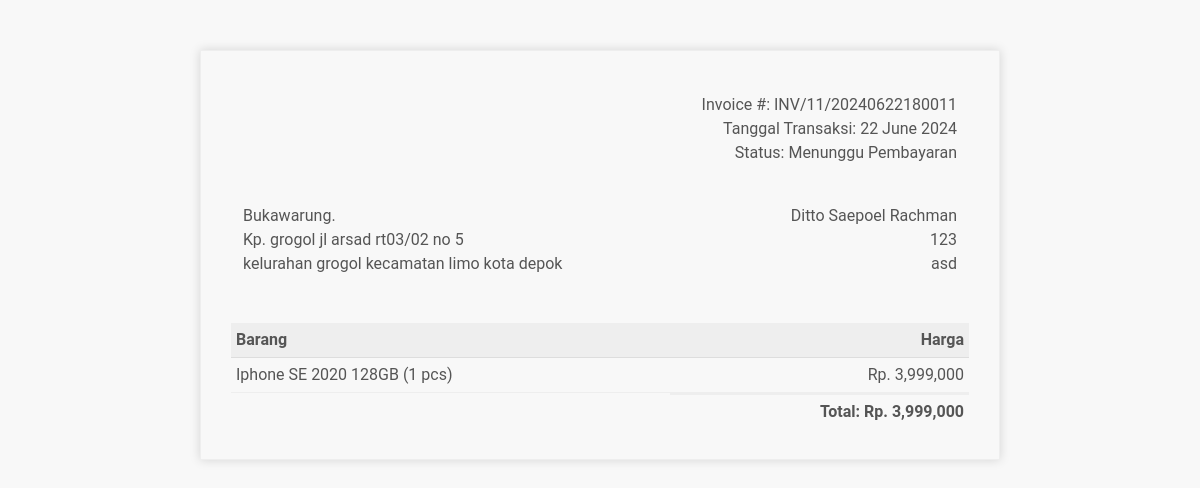
/invoice.php?id=1, run on the app's committed database.
### tables this page shows
CREATE TABLE `tb_pembelian` (
  `id` int(11) NOT NULL,
  `user_id` int(11) DEFAULT NULL,
  `product_id` int(11) DEFAULT NULL,
  `qty` int(11) DEFAULT NULL,
  `alamat` varchar(250) DEFAULT NULL,
  `no_telp` varchar(15) DEFAULT NULL,
  `no_invoice` varchar(100) DEFAULT NULL,
  `tgl_trx` timestamp NULL DEFAULT NULL,
  `status_trx` int(11) DEFAULT NULL,
  `bukti_byr` varchar(100) DEFAULT NULL
);

CREATE TABLE `tb_product` (
  `product_id` int(11) NOT NULL,
  `category_id` int(11) NOT NULL,
  `product_name` varchar(100) NOT NULL,
  `product_price` int(11) NOT NULL,
  `product_description` text NOT NULL,
  `product_image` varchar(100) NOT NULL,
  `product_status` tinyint(1) NOT NULL,
  `date_created` timestamp NOT NULL DEFAULT current_timestamp()
);

### invoice.php (the view, shortened to what this page needs)
<?php
include 'db.php';
$produk = mysqli_query($conn, "select
date_format(tp.tgl_trx,'%d %M %Y') tgl_trx,
no_invoice,
tp2.product_name nama_produk,
qty,
product_price*qty total_harga,
case status_trx
	when 1 then 'Menunggu Pembayaran'
	when 2 then 'Diproses'
	when 3 then 'Dikirim'
	when 4 then 'Tiba di tujuan'
end status_trx,
ta.admin_name nama,
tp.alamat,
tp.no_telp,
tp2.product_price
from
tb_pembelian tp
left join tb_product tp2 on tp2.product_id = tp.product_id
left join tb_admin ta on ta.admin_id = tp.user_id
where
tp.id = ".$_GET['id']);
$p =  mysqli_fetch_array($produk);
?>
<!DOCTYPE html>
<html>
<head>
    <link rel="stylesheet" type="text/css" href="css/style.css?v=<?php echo time(); ?>">
</head>
<body>
</head>
<body>
<!DOCTYPE html>
<html>
	<head>
	</head>
	<body>
		<div class="invoice-box">
			<table cellpadding="0" cellspacing="0">
				<tr class="top">
					<td colspan="2">
						<table>
							<tr>
								<td class="title">
								</td>
								<td>
									Invoice #: <?=$p['no_invoice']?><br />
									Tanggal Transaksi: <?=$p['tgl_trx']?><br />
									Status: <?=$p['status_trx']?><br />
								</td>
							</tr>
						</table>
					</td>
				</tr>
				<tr class="information">
					<td colspan="2">
						<table>
							<tr>
								<td>
									Bukawarung.<br />
									Kp. grogol jl arsad rt03/02 no 5 <br>
                  kelurahan grogol kecamatan limo kota depok
								</td>
								<td>
									<?=$p['nama']?><br>
									<?=$p['no_telp']?><br>
									<?=$p['alamat']?>
								</td>
							</tr>
						</table>
					</td>
				</tr>
				<tr class="heading">
					<td>Barang</td>
					<td>Harga</td>
				</tr>
				<tr class="item">
					<td><?=$p['nama_produk']?> (<?=$p['qty']?> pcs)</td>
					<td>Rp. <?=number_format($p['product_price']*$p['qty']);?></td>
				</tr>
				<tr class="total">
					<td></td>
					<td>Total: Rp. <?=number_format($p['product_price']*$p['qty']);?></td>
				</tr>
			</table>
		</div>
</body>
</html>

### css/style.css (style rules this page uses)
* { margin: 0; padding: 0; box-sizing: border-box; font-family: "Roboto", sans-serif; }
body { background-color: #f8f8f8; color: #333; }

### invoice.php (style rules this page uses)
.invoice-box { max-width: 800px; margin: auto; margin-top: 50px; margin-bottom: 200px; padding: 30px; border: 1px solid #eee; box-shadow: 0 0 10px rgba(0, 0, 0, 0.15); font-size: 16px; line-height: 24px; font-family: 'Helvetica Neue', 'Helvetica', Helvetica, Arial, sans-serif; color: #555; }
.invoice-box table { width: 100%; line-height: inherit; text-align: left; }
.invoice-box table td { padding: 5px; vertical-align: top; }
.invoice-box table tr td:nth-child(2) { text-align: right; }
.invoice-box table tr.top table td { padding-bottom: 20px; }
.invoice-box table tr.top table td.title { font-size: 45px; line-height: 45px; color: #333; }
.invoice-box table tr.information table td { padding-bottom: 40px; }
.invoice-box table tr.heading td { background: #eee; border-bottom: 1px solid #ddd; font-weight: bold; }
.invoice-box table tr.item td { border-bottom: 1px solid #eee; }
.invoice-box table tr.total td:nth-child(2) { border-top: 2px solid #eee; font-weight: bold; }

### data on the page
tb_pembelian: no_invoice "INV/11/20240622180011", tb_admin.admin_name "Ditto Saepoel Rachman", no_telp "123", alamat "asd", product.product_name "Iphone SE 2020 128GB", qty "1", $p['product_price']*$p['qty'] "3,999,000"

### other printed values
$p['tgl_trx'] "22 June 2024"
$p['status_trx'] "Menunggu Pembayaran"
